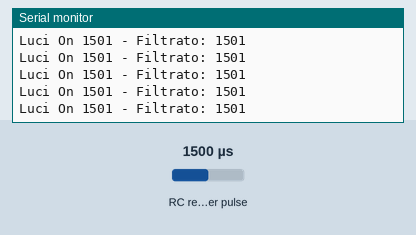
Simulated run of this sketch. Board: Arduino Uno, built with avr-gcc and run on an emulated ATmega328P. On the bench: the last lines printed to the serial monitor. Wiring (inferred from the names in the program): RC receiver channel: data A0. Inputs (shaded band) come from the test bench; at power-on: RC receiver pulse 1500 µs.

Above: at 1.2 s.
1.3 s: RC receiver pulse (sensor on A0) set to 1020 µs
At 1.9 s:
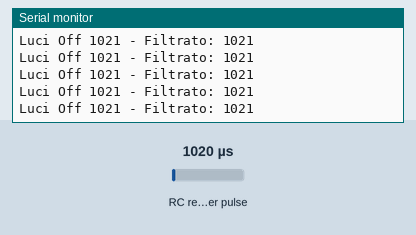
3.3 s: RC receiver pulse (sensor on A0) set to 1500 µs
At 4.0 s:
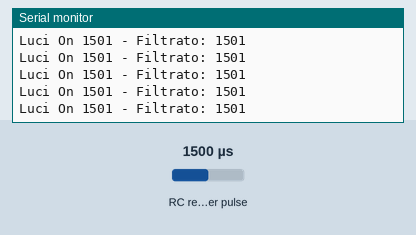
6.3 s: RC receiver pulse (sensor on A0) set to 1250 µs
At 7.3 s:
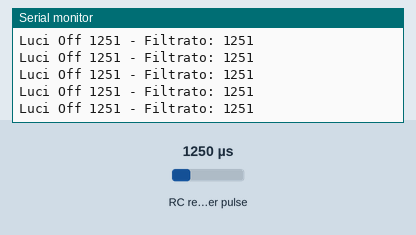
9.3 s: RC receiver pulse (sensor on A0) set to 1750 µs
At 10.2 s:
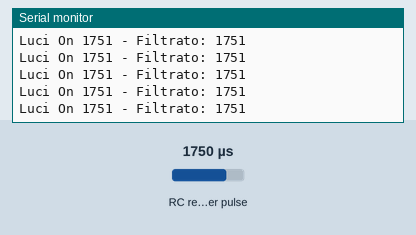
Timing chart, 0 to 12.3 s (numbered marks = the images above; inputs shaded):
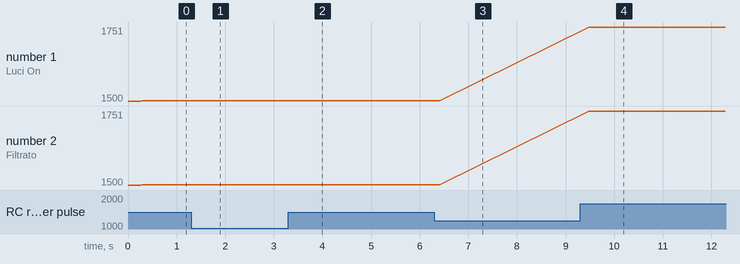

Measured:
- after the input at 1.3 s, the serial monitor: prints a new line after 0.12 s (image 1)
- after the input at 6.3 s, the serial monitor: prints a new line after 0.15 s (image 3)
- after the input at 9.3 s, the serial monitor: prints a new line after 0.18 s (image 4)
- plotted number 1: 1501 → 1751 after the input at 9.3 s
- plotted number 2: 1501 → 1751 after the input at 9.3 s

The sketch:

lettura_switch_pulse.ino
```cpp
/* Toggle con transizioni tra On | OFF con pulseIn


Sketch di esempio per accensione spegnimento di tutto l'impianto luci
tramite un interruttore a due posizioni della radio utilizzando pulseIn.

Output esempio:
   1 Lampeggiatore in coda in PWM

Input:
   1 interruttore su interrupt 0 per accensione / spegnimento luci


   Il codice e' blocking fin tanto che il segnale passa da RISE a FALL
   quindi blocca per 1-2ms a ogni esecuzione. Con la variabile freq
   si imposta ogni quanto fare una lettura.


*/

#define DEBUG
#include <common.h>

unsigned long currentMillis; // timestamp reference per millis per tutto il loop

// Variabili Toggle
const byte chToggle = A0; // PIN su cui e' collegato il canale
long unsigned toggleTime = 0; // Timestamp per switch
int toggleValue = 1500; // Valore catturato
int toggleIn = 1500; // Valore filtrato
const int soglia = 1400; // soglia per scatto toggle a 2 posizioni
const unsigned int freq = 200 ; // Ogni quanti millisecondi leggere il valore
// Attenzione che pulsein e' blocking

void setup() {

#ifdef DEBUG
Serial.begin(9600);
#endif
} ;

void loop() {
    currentMillis = millis(); // Timestamp per tutto il loop

// Lettura ailerons channel ogni 200ms
    if (currentMillis - toggleTime > freq) {

        toggleIn = pulseIn(chToggle, HIGH, 25000);
        if (toggleIn != 0 && toggleIn > 1000 && toggleIn <2000)  {
            // get only resonable values
            toggleValue = toggleIn;
            toggleTime = currentMillis ;
        } ;
    };

if (toggleValue > soglia) {
    // Luci accese
#ifdef DEBUG
    Serial.print("Luci On ");
#endif

} else {
    // luci spente
#ifdef DEBUG
    Serial.print("Luci Off ");
#endif
} ;

#ifdef DEBUG
    Serial.print(toggleIn);
    Serial.print(" - Filtrato: ");
    Serial.println(toggleValue);
    //delay(200);
#endif

}
```
